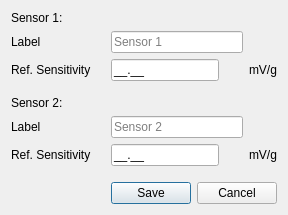
<?xml version="1.0" encoding="UTF-8"?>
<ui version="4.0">
 <class>SensorSettingsDialog</class>
 <widget class="QDialog" name="SensorSettingsDialog">
  <property name="windowModality">
   <enum>Qt::ApplicationModal</enum>
  </property>
  <property name="geometry">
   <rect>
    <x>0</x>
    <y>0</y>
    <width>288</width>
    <height>215</height>
   </rect>
  </property>
  <property name="sizePolicy">
   <sizepolicy hsizetype="Expanding" vsizetype="Expanding">
    <horstretch>0</horstretch>
    <verstretch>0</verstretch>
   </sizepolicy>
  </property>
  <property name="windowTitle">
   <string>Sensor Settings</string>
  </property>
  <property name="modal">
   <bool>true</bool>
  </property>
  <layout class="QGridLayout" name="gridLayout_2">
   <item row="0" column="0">
    <layout class="QGridLayout" name="gridLayout">
     <item row="2" column="1">
      <widget class="QLineEdit" name="leSen1Scale">
       <property name="sizePolicy">
        <sizepolicy hsizetype="Fixed" vsizetype="Fixed">
         <horstretch>0</horstretch>
         <verstretch>0</verstretch>
        </sizepolicy>
       </property>
       <property name="inputMask">
        <string>09.99;_</string>
       </property>
       <property name="placeholderText">
        <string>0000.00</string>
       </property>
      </widget>
     </item>
     <item row="3" column="0">
      <spacer name="verticalSpacer">
       <property name="orientation">
        <enum>Qt::Vertical</enum>
       </property>
       <property name="sizeHint" stdset="0">
        <size>
         <width>20</width>
         <height>40</height>
        </size>
       </property>
      </spacer>
     </item>
     <item row="1" column="0">
      <widget class="QLabel" name="labSen1Name">
       <property name="text">
        <string>Label</string>
       </property>
      </widget>
     </item>
     <item row="8" column="1" colspan="2">
      <widget class="QDialogButtonBox" name="buttonBox">
       <property name="orientation">
        <enum>Qt::Horizontal</enum>
       </property>
       <property name="standardButtons">
        <set>QDialogButtonBox::Cancel|QDialogButtonBox::Save</set>
       </property>
      </widget>
     </item>
     <item row="1" column="1">
      <widget class="QLineEdit" name="leSen1Label">
       <property name="sizePolicy">
        <sizepolicy hsizetype="Preferred" vsizetype="Fixed">
         <horstretch>0</horstretch>
         <verstretch>0</verstretch>
        </sizepolicy>
       </property>
       <property name="placeholderText">
        <string>Sensor 1</string>
       </property>
      </widget>
     </item>
     <item row="2" column="0">
      <widget class="QLabel" name="labSen1Scale">
       <property name="text">
        <string>Ref. Sensitivity</string>
       </property>
      </widget>
     </item>
     <item row="2" column="2">
      <widget class="QLabel" name="label">
       <property name="text">
        <string>mV/g</string>
       </property>
      </widget>
     </item>
     <item row="5" column="0">
      <widget class="QLabel" name="labSen2Name">
       <property name="text">
        <string>Label</string>
       </property>
      </widget>
     </item>
     <item row="6" column="0">
      <widget class="QLabel" name="labSen2Scale">
       <property name="text">
        <string>Ref. Sensitivity</string>
       </property>
      </widget>
     </item>
     <item row="4" column="0">
      <widget class="QLabel" name="labSen2">
       <property name="text">
        <string>Sensor 2:</string>
       </property>
      </widget>
     </item>
     <item row="6" column="1">
      <widget class="QLineEdit" name="leSen2Scale">
       <property name="sizePolicy">
        <sizepolicy hsizetype="Fixed" vsizetype="Fixed">
         <horstretch>0</horstretch>
         <verstretch>0</verstretch>
        </sizepolicy>
       </property>
       <property name="inputMask">
        <string>09.99;_</string>
       </property>
      </widget>
     </item>
     <item row="6" column="2">
      <widget class="QLabel" name="label_2">
       <property name="text">
        <string>mV/g</string>
       </property>
      </widget>
     </item>
     <item row="0" column="0">
      <widget class="QLabel" name="labSen1">
       <property name="sizePolicy">
        <sizepolicy hsizetype="Expanding" vsizetype="Expanding">
         <horstretch>0</horstretch>
         <verstretch>0</verstretch>
        </sizepolicy>
       </property>
       <property name="text">
        <string>Sensor 1:</string>
       </property>
      </widget>
     </item>
     <item row="5" column="1">
      <widget class="QLineEdit" name="leSen2Label">
       <property name="placeholderText">
        <string>Sensor 2</string>
       </property>
      </widget>
     </item>
     <item row="7" column="1">
      <spacer name="verticalSpacer_2">
       <property name="orientation">
        <enum>Qt::Vertical</enum>
       </property>
       <property name="sizeHint" stdset="0">
        <size>
         <width>20</width>
         <height>40</height>
        </size>
       </property>
      </spacer>
     </item>
    </layout>
   </item>
  </layout>
 </widget>
 <tabstops>
  <tabstop>leSen1Label</tabstop>
  <tabstop>leSen1Scale</tabstop>
  <tabstop>leSen2Label</tabstop>
  <tabstop>leSen2Scale</tabstop>
 </tabstops>
 <resources/>
 <connections>
  <connection>
   <sender>buttonBox</sender>
   <signal>accepted()</signal>
   <receiver>SensorSettingsDialog</receiver>
   <slot>accept()</slot>
   <hints>
    <hint type="sourcelabel">
     <x>248</x>
     <y>254</y>
    </hint>
    <hint type="destinationlabel">
     <x>157</x>
     <y>274</y>
    </hint>
   </hints>
  </connection>
  <connection>
   <sender>buttonBox</sender>
   <signal>rejected()</signal>
   <receiver>SensorSettingsDialog</receiver>
   <slot>reject()</slot>
   <hints>
    <hint type="sourcelabel">
     <x>316</x>
     <y>260</y>
    </hint>
    <hint type="destinationlabel">
     <x>286</x>
     <y>274</y>
    </hint>
   </hints>
  </connection>
 </connections>
</ui>
